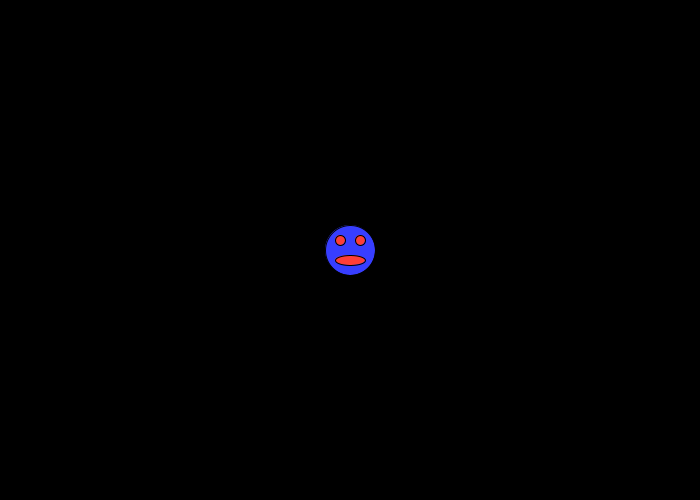
Frame 1 (no input)
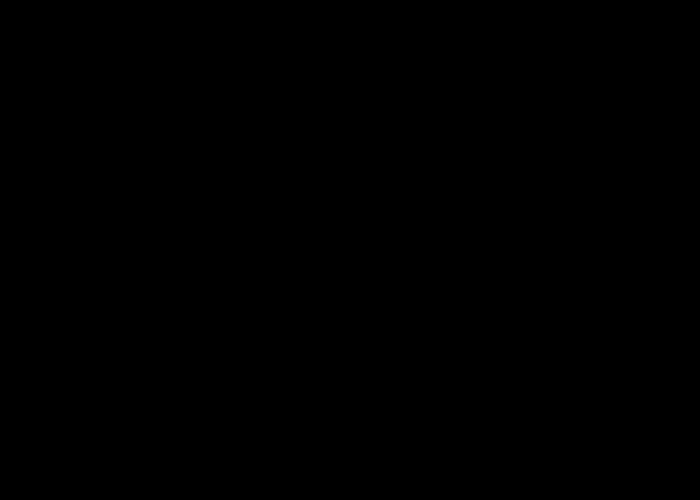
Frame 60 (the mouse pressed at the canvas centre just before this capture)
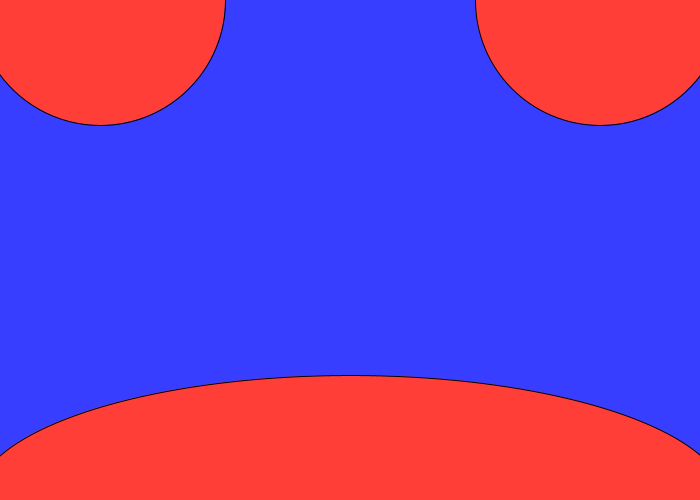
Frame 120 (the mouse held since frame 60 and released just before this capture)

The Processing sketch that drew these frames (run headless with seeded random() and noise(); from frame 60 on, the mouse is pressed at the canvas centre):

// Processing sketch: processing_103731
// ── processing_103731.pde

//Esse sketch desenha uma carinha no centro da tela.
//Todos os valores, tanto os tamanhos quantos as posições,
//possuem um valor em comum, o que permite escalonar
//facilmente o desenho a partir do centro.

//Variáveis.
//Declarando variáveis para guardar informaçoes de cor.
color vermelhinho;
color azulzinho;
color corDoFundo;
//A variável escala vaipermitir transformar o desenho proporcionalmente.
int escala;
//As váriáveis origemX e origemY guardarão os valores que irão definir
//a posição horizontal e vertical do centro do desenho.
int origemX;
int origemY;

//Dentro do bloco setup() ficam so comandos que serão acionados
//uma única vez, assim que o programa for iniciado.
void setup(){
//A função size() define resolução, horizontal e vertica, do sketch,
//no caso 700 por 500 pixels.
  size(700, 500);
//A função smooth() ativa o anti serrilhamento.  
  smooth();
//Inicializando as variáveis.
//As variáveis do tipo do tipo esperam por valores do tipo cor,
//Para isso usamos a função color() que nos permite escrever cores
//de forma mais intuitiva, passando separadamente os valores de
//vermelho, verde e azul.
  vermelhinho = (color(255,62,55));
  azulzinho = (color(55,62,255));
  corDoFundo = (color(0,0,0));
//Declarando um valor inicial para a variável escala.
  escala =10;
//Declarando as variáveis que irão definir a posição central do desenho.
//No caso desejamos exatamente o centro e conseguimos isso dividindo as
//constantes width (largura) e height (altura) por 2.
  origemX=width/2;
  origemY=height/2;
}

//Dentro do blog draw() ficam os comandos que serão acionados
//contantemente em um loop.
void draw(){
//A função background() pinta a telada com a cor desejado,
//apagando assim o desenho do ciclo anterior.
  background(corDoFundo);
//Os comandos a seguir alternam a cor e desenham as ellipses que formam a carinha,
//sempre com parâmetros relacionados com a variável que faz o fator de escala.
  fill(azulzinho);
  ellipse(origemX,origemY,escala*5,escala*5);
  fill(vermelhinho);
  ellipse(origemX-escala,origemY-escala,escala,escala);
  ellipse(origemX+escala,origemY-escala,escala,escala);
  ellipse(origemX,origemY+escala,escala*3,escala);

//Aqui a variável escala recebe o valor da posição
//vertical do mouse, transformando o tamanho do desenho.
  escala = mouseY;
}
